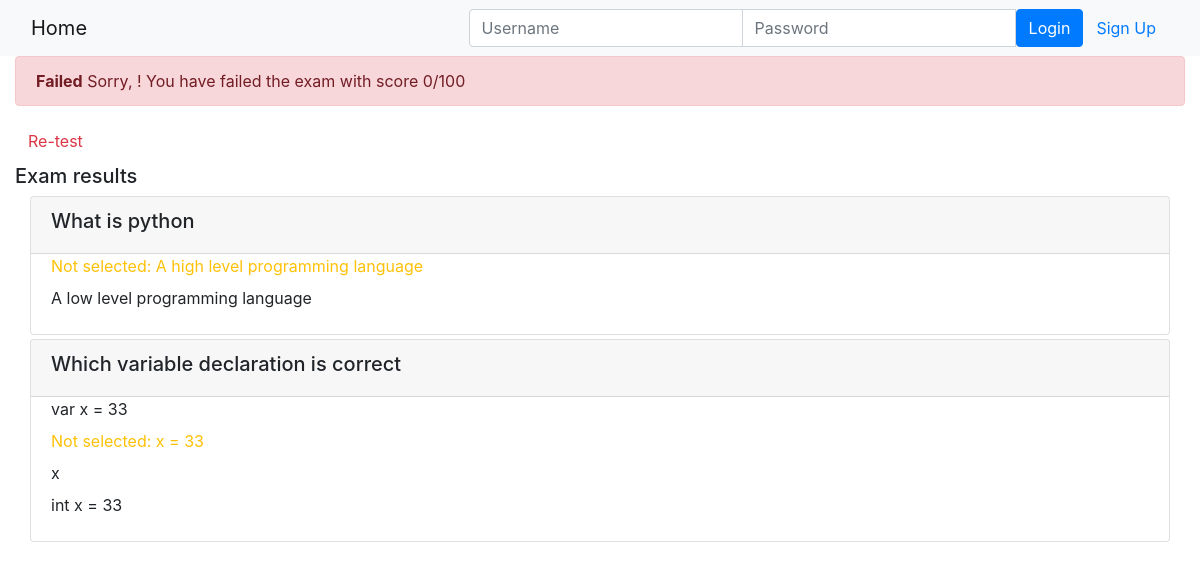
The app's page /course/1/submission/1/result/ with its own data.
### onlinecourse/models.py (models this page shows, shortened)
class Question(models.Model):
    course = models.ForeignKey(Course, on_delete=models.CASCADE, default="")
    question_text = models.CharField(max_length=100, default="enter question text here")
    grade = models.IntegerField(default=10)
    lesson_id = models.ForeignKey(Lesson, on_delete=models.CASCADE)
    def is_get_score(self, selected_ids):
       all_answers = self.choice_set.filter(is_correct=True).count()
       selected_correct = self.choice_set.filter(is_correct=True, id__in=selected_ids).count()
       if all_answers == selected_correct:
           return True
       else:
           return False

class Choice(models.Model):
    choice_text = models.CharField(max_length=100, default="Enter choice text here")
    is_correct = models.BooleanField(default=False)
    question_id = models.ForeignKey(Question, on_delete=models.CASCADE)

### onlinecourse/views.py (the view)
# urls.py: path('course/<int:course_id>/submission/<int:submission_id>/result/', views.show_exam_result, name = 'exam_result'),
def show_exam_result(request, course_id, submission_id):
    course = get_object_or_404(Course, pk=course_id)
    submission = get_object_or_404(Submission, pk=submission_id)
    choices = submission.choices.all()
    total_mark, mark = 0, 0
    for question in course.question_set.all():
        total_mark += question.grade
        if question.is_get_score(choices):
            mark += question.grade
    return render(
        request,
        'onlinecourse/exam_result_bootstrap.html',
        {"course":course, "choices":choices,"mark":mark,
            "total_mark": total_mark,
            "submission": submission,
            "grade": int((mark / total_mark) * 100) }
    )

### onlinecourse/templates/onlinecourse/exam_result_bootstrap.html (shortened to what this page needs)
<!DOCTYPE html>
<html lang="en">
<head>
    {% load static %}
    <link rel="stylesheet" href="https://maxcdn.bootstrapcdn.com/bootstrap/4.5.2/css/bootstrap.min.css">
</head>
<body>
 <nav class="navbar navbar-light bg-light">
    <div class="container-fluid">
        <div class="navbar-header">
              <a class="navbar-brand" href="{% url 'onlinecourse:index' %}">Home</a>
        </div>
        <ul class="nav navbar-nav navbar-right">
            {% if user.is_authenticated %}
            <li>
                <a class="btn btn-link" href="#">{{ user.first_name }}({{ user.username }})</a>
                <a class="btn btn-link" href="{% url 'onlinecourse:logout' %}">Logout</a>
            </li>
            {% else %}
            <li>
                <form class="form-inline" action="{% url 'onlinecourse:login' %}" method="post">
                    <div class="input-group">
                        <input type="text" class="form-control" placeholder="Username" name="username" >
                        <input type="password" class="form-control" placeholder="Password" name="psw" >
                        <button class="btn btn-primary" type="submit">Login</button>
                        <a class="btn btn-link" href="{% url 'onlinecourse:registration' %}">Sign Up</a>
                    </div>
                </form>
            </li>
            {% endif %}
        </ul>
    </div>
</nav>
<div class="container-fluid">
    {% if grade > 80 %}
    <div class="alert alert-success">
       <b>Congratulations, {{user.first_name}}!</b> You have passed the exam and completed the course with score {{grade}}/100
    </div>
        {% else %}
        <div class="alert alert-danger">
            <b>Failed</b> Sorry, {{user.first_name}}! You have failed the exam with score {{grade}}/100
        </div>
        <a class="btn btn-link text-danger" href="{% url 'onlinecourse:course_details' course.id %}">Re-test</a>
        {% endif %}
        <div class="card-columns-vertical mt-1">
        <h5 class="">Exam results</h5>
            <div id="exam" class="container-fluid">
                <form id="questionform"  method="get">
                    {%for question in course.question_set.all%}
                    <div class="card mt-1">
                        <div class="card-header"><h5>{{ question.question_text}}</h5></div>
                        <div class="form-group">
                           {%for choice in question.choice_set.all%}
                            <div class="form-check">
                                <label class="form-check-label">
                                {%if choice.is_correct and choice in submission.choice.all%}
                                    <label class="text-success" name="{{choice.choice_text}}" id="{{choice.id}}">Correct answer: {{ choice.choice_text }}</label>
                                    <br/>
                                {%elif choice.is_correct%}
                                    <label class="text-warning" name="{{choice.choice_text}}" id="{{choice.id}}">Not selected: {{ choice.choice_text }}</label>
                                    <br/>
                                {%elif choice in submission.choice.all and not choice.is_correct%}
                                    <label class="text-danger" name="{{choice.choice_text}}" id="{{choice.id}}">Incorrect: {{ choice.choice_text }}</label>
                                    <br/>
                                {%else%}
                                    <label class="" name="{{choice.choice_text}}" id="{{choice.id}}">{{ choice.choice_text }}</label>
                                    <br/>
                                {%endif%}
                                </label>
                            </div>
                            {%endfor%}
                        </div>
                    </div>
                    {%endfor%}
                </form>
            </div>
        </div>
    </div>
</body>
</html>

### records on screen
Question: question_text "What is python"
Choice: choice_text "A high level programming language"
Choice: choice_text "A low level programming language"
Question: question_text "Which variable declaration is correct"
Choice: choice_text "var x = 33"
Choice: choice_text "x = 33"
Choice: choice_text "x"
Choice: choice_text "int x = 33"

### other values on screen
{{ grade }} "0"
